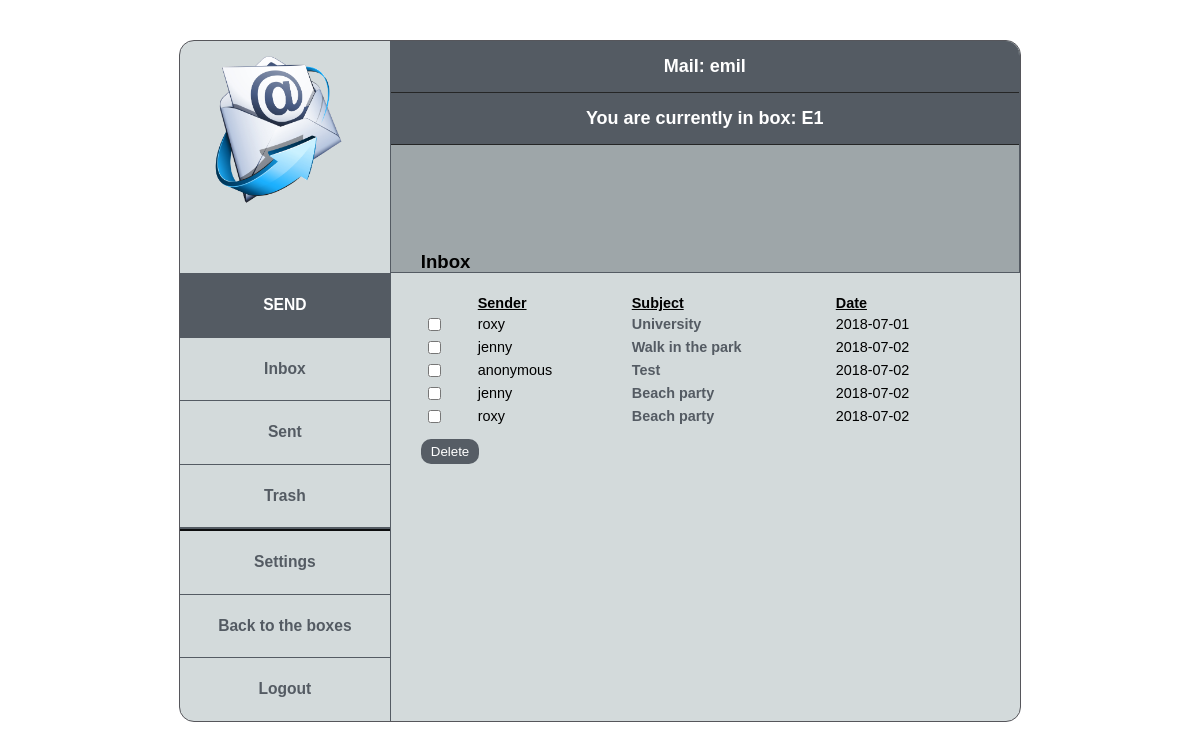
The app's page /php/homepage.php?box=E1&page=inbox (signed in) with its own data.
### tables this page shows
CREATE TABLE `inbox` (
  `msg_id` int(11) NOT NULL,
  `cr_box_id` varchar(16) NOT NULL,
  `rec_box_id` varchar(16) NOT NULL,
  `creator_id` varchar(50) NOT NULL,
  `recipient_id` varchar(50) NOT NULL,
  `subject` varchar(50) NOT NULL,
  `msg_body` text NOT NULL,
  `create_date` date NOT NULL
);

### php/inbox.php (the view, shortened to what this page needs)
<?php
include_once("connect.php");
$username = $_SESSION["s_user"];
$userbox = $_SESSION["s_box"];
$query = "SELECT msg_id, creator_id, rec_box_id, subject, create_date FROM inbox WHERE recipient_id = '$username' AND rec_box_id = '$userbox'";
$result = mysqli_query($conn, $query);
?>
<!DOCTYPE html>
<html>
<head>
</head>
<body>
	<h3>Inbox</h3>
	<table id="tableInbox">
		<tbody>
		<?php
			echo "<tr id='first_row'><td width='50'></td><td width='150'>Sender</td><td width='200'>Subject</td><td width='150'>Date</td></tr>";
			while (list($mid, $cid, $rbid, $subj, $cdate) = mysqli_fetch_array($result)) {
				echo "<tr>";
				echo "<form action='delete.php?page=inbox' method='POST'>";
				echo "<td><input type='checkbox' name='item[]' value='$mid'></td>";
				echo "<td>".$cid."</td>";
				echo "<td><a href='homepage.php?from=inbox&box=$rbid&messege=$mid'>".$subj."</a></td>";
				echo "<td>".$cdate."</td>";
				echo "</tr>";
			}
		?>
		</tbody>
	</table>
	<input class="button" type="submit" value="Delete" name="delete">
</body>
</html>

### php/homepage.php (shortened to what this page needs)
<?php
include_once("connect.php");
?>
<!DOCTYPE html>
<html>
<head>
	<link rel="stylesheet" type="text/css" href="../css/styles.css">
	<link rel="stylesheet" type="text/css" href="../css/homepage.css">
	<link rel="stylesheet" type="text/css" href="../css/tables.css">
</head>
<body>
	<div class="wrapper">
		<div class="top">
			<div class="left">
				<img id="logo" src="../logo.png">
			</div>
			<div class="right">
				<h2> Mail:
					<?php
					echo $_SESSION["s_user"];
					?>
				</h2>
				<h2> You are currently in box: <?php echo $_SESSION["s_box"]; ?> </h2>
			</div>
		</div>
		<div class="bottom">
			<div class="left">
				<nav>
					<ul>
						<li>
							<a style="color: white; text-transform: uppercase;" href="homepage.php?box=<?php echo $_SESSION['s_box'];?>&page=send">Send</a>
						</li>
						<li>
							<a href="homepage.php?box=<?php echo $_SESSION['s_box'];?>&page=inbox">Inbox</a>
						</li>
						<li>
							<a href="homepage.php?box=<?php echo $_SESSION['s_box'];?>&page=sent">Sent</a>
						</li>
						<li>
							<a href="homepage.php?box=<?php echo $_SESSION['s_box'];?>&page=trash">Trash</a>
						</li>
						<li>
							<a href="homepage.php?box=<?php echo $_SESSION['s_box'];?>&page=settings">Settings</a>
						</li>
						<li>
							<a href="usermails.php">Back to the boxes</a>
						</li>
						<li>
							<a href="homepage.php?box=<?php echo $_SESSION['s_box'];?>&page=logout">Logout</a>
						</li>
					</ul>
				</nav>
			</div>
			<div class="right">
				<?php
					@$page = $_REQUEST["page"];
					if ($page == "inbox") {
						include_once('inbox.php');
					}
				?>
			</div>
		</div>
	</div>
</body>
</html>

### css/styles.css (style rules this page uses)
body { font-family: Arial; font-size: 12px; margin: 0; }
.wrapper { display: block; height: 85vh; width: 70%; margin: 40px auto; border-radius: 15px; border: 1px solid #56565b; background: #d3dadb; }

### css/homepage.css (style rules this page uses)
.top, .bottom { display: flex; flex-direction: row; box-sizing: border-box; }
.top { height: 29vh; }
.left { width: 25%; border-right: 1px solid #545b63; }
.right { width: 75%; }
.left img { display: block; margin: 15px auto; width: 150px; height: auto; }
h2 { border-bottom: 1px solid #252626; padding: 15px 10px; margin: 0; text-align: center; background: #545b63; color: white; }
h2:first-of-type { border-top-right-radius: 14px; }
a { text-decoration: none; color: #545b63; font-weight: bold; }
ul { list-style-type: none; margin: 0; padding: 0; font-size: 130%; display: flex; flex-direction: column; height: 56vh; line-height: 7.7vh; vertical-align: middle; overflow-y: auto; }
li { margin: 0; text-align: center; flex-basis: 0; flex-grow: 1; border-top: 1px solid #545b63;; }
.top .right { background: #9ea6a9; border-top-right-radius: 15px; border-right: 0.5px solid #545b63; border-bottom: 1px solid #545b63; }
li:first-of-type { background: #545b63; }
li:nth-of-type(5) { border-top: 4px ridge #545b63; }

### css/tables.css (style rules this page uses)
table { margin-left: 30px; }
tr { font-size: 120%; margin: 12px 0; }
h3 { margin-top: -22px; padding-left: 30px; font-size: 155%; }
#first_row { font-size: 120%; font-weight: bold; text-decoration: underline; }
.button { background: #565d65; color: white; border-radius: 10px; border: none; padding: 5px 10px; margin: 10px 30px; }

### records on screen
inbox: creator "roxy", subject "University", create_date "2018-07-01"
inbox: creator "jenny", subject "Walk in the park", create_date "2018-07-02"
inbox: creator "anonymous", subject "Test", create_date "2018-07-02"
inbox: creator "jenny", subject "Beach party", create_date "2018-07-02"
inbox: creator "roxy", subject "Beach party", create_date "2018-07-02"

### other values on screen
$_SESSION["s_user"] "emil"
$_SESSION["s_box"] "E1"
